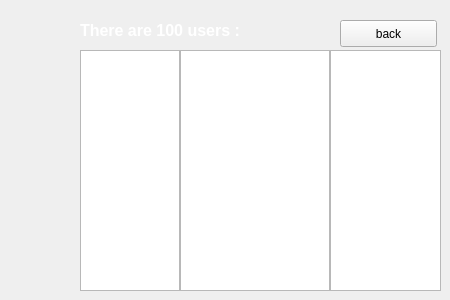
    <widget class="QWidget" name="Client_users">
     <widget class="QLabel" name="label_usercount">
      <property name="geometry">
       <rect>
        <x>80</x>
        <y>20</y>
        <width>321</width>
        <height>21</height>
       </rect>
      </property>
      <property name="font">
       <font>
        <pointsize>12</pointsize>
        <weight>75</weight>
        <bold>true</bold>
       </font>
      </property>
      <property name="styleSheet">
       <string notr="true">color: rgb(255, 255, 255);</string>
      </property>
      <property name="text">
       <string>There are 100 users :</string>
      </property>
     </widget>
     <widget class="QTextBrowser" name="tB_name">
      <property name="geometry">
       <rect>
        <x>80</x>
        <y>50</y>
        <width>100</width>
        <height>241</height>
       </rect>
      </property>
      <property name="palette">
       <palette>
        <active>
         <colorrole role="Text">
          <brush brushstyle="SolidPattern">
           <color alpha="255">
            <red>255</red>
            <green>255</green>
            <blue>255</blue>
           </color>
          </brush>
         </colorrole>
        </active>
        <inactive>
         <colorrole role="Text">
          <brush brushstyle="SolidPattern">
           <color alpha="255">
            <red>255</red>
            <green>255</green>
            <blue>255</blue>
           </color>
          </brush>
         </colorrole>
        </inactive>
        <disabled>
         <colorrole role="Text">
          <brush brushstyle="SolidPattern">
           <color alpha="255">
            <red>19</red>
            <green>61</green>
            <blue>117</blue>
           </color>
          </brush>
         </colorrole>
        </disabled>
       </palette>
      </property>
     </widget>
     <widget class="QTextBrowser" name="tB_email">
      <property name="geometry">
       <rect>
        <x>180</x>
        <y>50</y>
        <width>150</width>
        <height>241</height>
       </rect>
      </property>
      <property name="palette">
       <palette>
        <active>
         <colorrole role="Text">
          <brush brushstyle="SolidPattern">
           <color alpha="255">
            <red>255</red>
            <green>255</green>
            <blue>255</blue>
           </color>
          </brush>
         </colorrole>
        </active>
        <inactive>
         <colorrole role="Text">
          <brush brushstyle="SolidPattern">
           <color alpha="255">
            <red>255</red>
            <green>255</green>
            <blue>255</blue>
           </color>
          </brush>
         </colorrole>
        </inactive>
        <disabled>
         <colorrole role="Text">
          <brush brushstyle="SolidPattern">
           <color alpha="255">
            <red>19</red>
            <green>61</green>
            <blue>117</blue>
           </color>
          </brush>
         </colorrole>
        </disabled>
       </palette>
      </property>
     </widget>
     <widget class="QTextBrowser" name="tB_phone">
      <property name="geometry">
       <rect>
        <x>330</x>
        <y>50</y>
        <width>111</width>
        <height>241</height>
       </rect>
      </property>
      <property name="palette">
       <palette>
        <active>
         <colorrole role="Text">
          <brush brushstyle="SolidPattern">
           <color alpha="255">
            <red>255</red>
            <green>255</green>
            <blue>255</blue>
           </color>
          </brush>
         </colorrole>
        </active>
        <inactive>
         <colorrole role="Text">
          <brush brushstyle="SolidPattern">
           <color alpha="255">
            <red>255</red>
            <green>255</green>
            <blue>255</blue>
           </color>
          </brush>
         </colorrole>
        </inactive>
        <disabled>
         <colorrole role="Text">
          <brush brushstyle="SolidPattern">
           <color alpha="255">
            <red>19</red>
            <green>61</green>
            <blue>117</blue>
           </color>
          </brush>
         </colorrole>
        </disabled>
       </palette>
      </property>
     </widget>
     <widget class="QPushButton" name="btn_LUback">
      <property name="geometry">
       <rect>
        <x>340</x>
        <y>20</y>
        <width>97</width>
        <height>27</height>
       </rect>
      </property>
      <property name="text">
       <string>back</string>
      </property>
     </widget>
    </widget>
